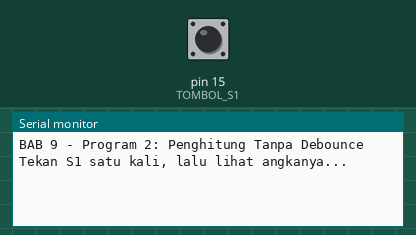
A sketch run on a simulated Arduino Uno, built with avr-gcc and run on an emulated ATmega328P. On the bench: the last lines printed to the serial monitor. The inputs (shaded band) are chosen by the test bench; at power-on: pin 15 (TOMBOL_S1) LOW.

Above: at 1.2 s.
1.3 s: pin 15 (TOMBOL_S1) pulled HIGH for 0.15 s
At 2.3 s:
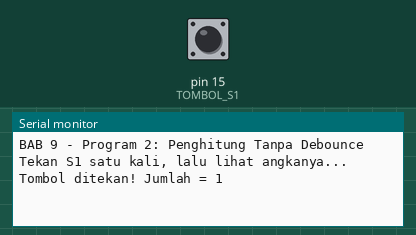
2.9 s: pin 15 (TOMBOL_S1) pulled HIGH for 1 s
At 3.5 s:
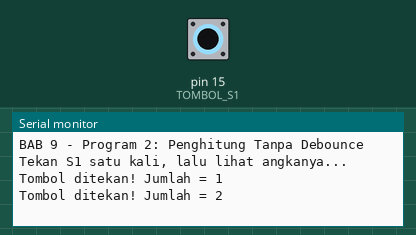
5.4 s: pin 15 (TOMBOL_S1) pulled HIGH for 0.15 s
At 6.6 s:
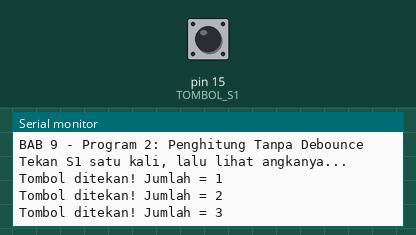

Measured:
- after the input at 1.3 s, the serial monitor: prints a new line at once (image 1)
- after the input at 2.9 s, the serial monitor: prints a new line at once (image 2)
- after the input at 5.4 s, the serial monitor: prints a new line at once (image 3)

The sketch:

p2_hitung_tanpa_debounce.ino
```cpp
/*
 * BAB 9 - Program 2: Penghitung Tanpa Debounce
 * Menghitung berapa kali tombol S1 ditekan, sengaja tanpa debounce,
 * supaya efek bouncing terlihat (hitungan kadang melompat).
 *
 * Rangkaian: Tombol S1 (pin kuning ke-3) → IO15
 */

#define TOMBOL_S1 15

int statusSebelumnya = LOW;  // hasil digitalRead() pada putaran loop() sebelumnya
int jumlahTekan = 0;         // berapa kali tombol terhitung ditekan

void setup() {
  Serial.begin(115200);
  pinMode(TOMBOL_S1, INPUT);

  Serial.println("BAB 9 - Program 2: Penghitung Tanpa Debounce");
  Serial.println("Tekan S1 satu kali, lalu lihat angkanya...");
}

void loop() {
  int status = digitalRead(TOMBOL_S1);

  // Tepi naik: sebelumnya LOW, sekarang HIGH → dihitung satu kali tekan
  if (status == HIGH && statusSebelumnya == LOW) {
    jumlahTekan++;
    Serial.print("Tombol ditekan! Jumlah = ");
    Serial.println(jumlahTekan);
  }

  statusSebelumnya = status;  // simpan untuk putaran berikutnya
}
```
